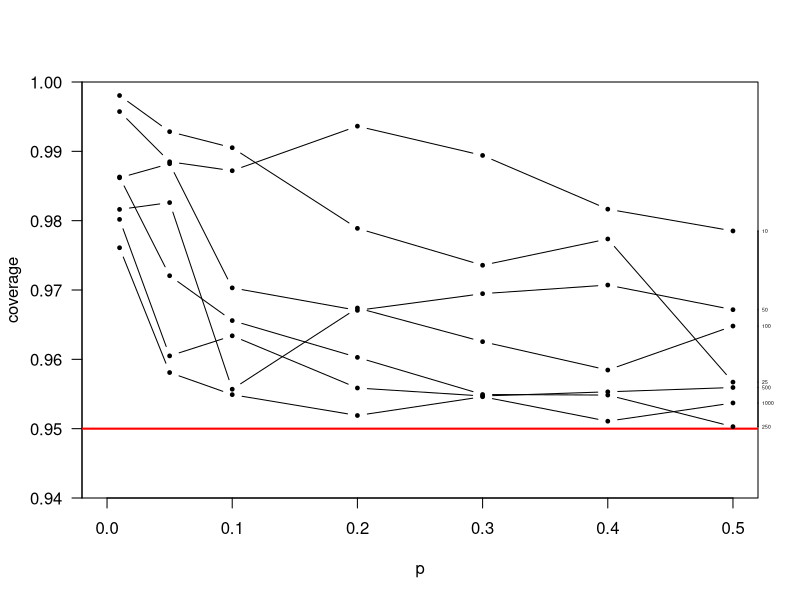
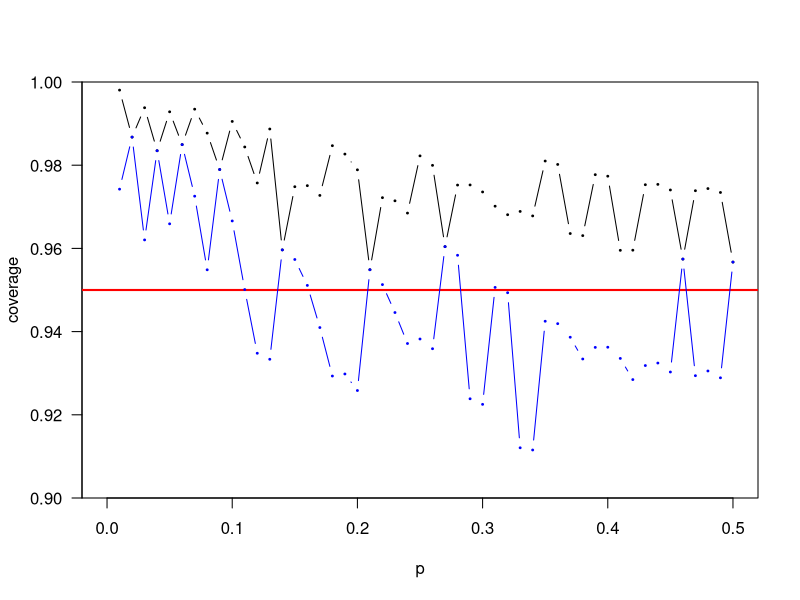
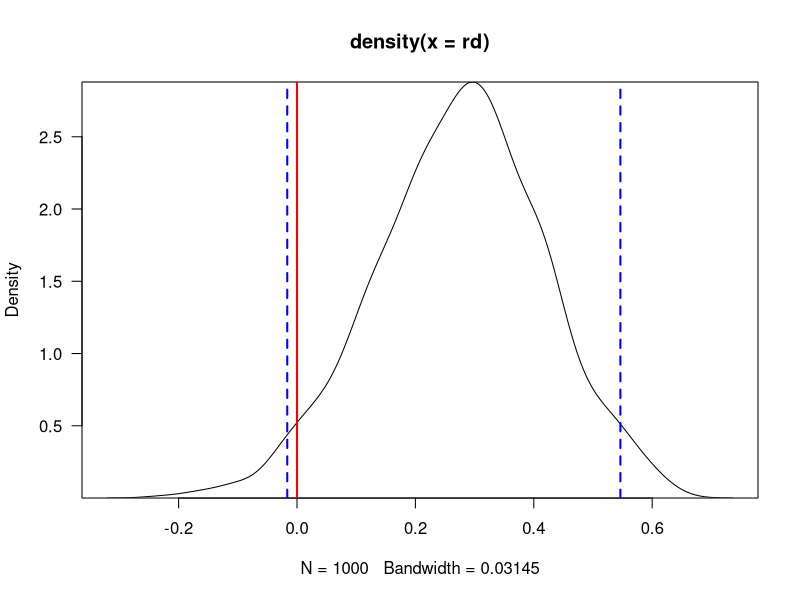

Write R code to recreate these figures, in order.
## ---- chunk 1
# The easy way:
binom.test(24, 29)

# The drawn-out way:
# Lower endpoint of rejection region:
qbinom(0.025, 29, 0.5) 
pbinom(9, 29, 0.5) # (9 is too big)
pbinom(8, 29, 0.5) # (8 is the lower critical value)
# 29-8 = 21 is the upper critical value

# Actual significance level = Pr(X <= 8 or X >= 21 | p = 1/2)
pbinom(8, 29, 0.5) + 1 - pbinom(20, 29, 0.5) 

# P-value for the data X = 24: 2*Pr(X >= 24 | p = 1/2)
2*(1 - pbinom(23, 29, 0.5)) 
## ---- chunk 2
# The easy way:
binom.test(17, 25)

# The drawn-out way:
# Lower endpoint of rejection region:
qbinom(0.025, 25, 0.5) 
pbinom(8, 25, 0.5) # (8 is too big)
pbinom(7, 25, 0.5) # (7 is the lower critical value)
# 25-7 = 18 is the upper critical value

# Actual significance level = Pr(X <= 7 or X >= 18 | p = 1/2)
pbinom(7, 25, 0.5) + 1 - pbinom(17, 25, 0.5) 

# P-value for the data X = 17: 2*Pr(X >= 17 | p = 1/2)
2*(1 - pbinom(16, 25, 0.5)) 
## ---- chunk 3
# The easy way:
binom.test(24,29)$conf.int

# The drawn-out way:
p <- seq(0, 1, by=0.001) 

# upper value:
min(p[pbinom(24, 29, p) <= 0.025])

# lower value:
max(p[1-pbinom(23, 29, p) <= 0.025]) 
## ---- chunk 4
# The easy way:
binom.test(17,25)$conf.int 

# The drawn-out way:
p <- seq(0, 1, by=0.001) 

# upper value:
min(p[pbinom(17, 25, p) <= 0.025]) 

# lower value:
max(p[1-pbinom(16, 25, p) <= 0.025])
## ---- chunk 5
# The easy way:
binom.test(0,15)$conf.int

# The direct way:
# lower limit = 0
# upper limit:
1-(0.025)^(1/15)
## ---- chunk 6
# parameters

p <- c(0.01,0.05,seq(0.1,0.5,by=0.1))
n <- c(10,25,50,100,250,500,1000)

cvr <- matrix(NA,nrow=length(n),ncol=length(p))

# calculate coverage

for(i in 1:length(p)){
  for(j in 1:length(n)){
    prbs <- dbinom(0:n[j],n[j],p[i])
    z <- rep(NA,n[j]+1)
    for(k in 0:n[j]){
      tmp <- binom.test(k,n[j])$conf[1:2]
      z[k+1] <- ifelse(tmp[1]<p[i]&p[i]<tmp[2],1,0)
    }
    cvr[j,i] <- sum(z*prbs)
  }
}

# output

cvr <- data.frame(cvr)
names(cvr) <- as.character(p)
row.names(cvr) <- as.character(n)
print(round(100*cvr,1))

par(las=1,yaxs="i")
plot(range(p),range(cvr),type="n",xlab="p",ylab="coverage",xlim=c(0,0.5),ylim=c(0.94,1))
abline(h=0.95,lwd=2,col="red")
for(j in 1:length(n)) lines(p,cvr[j,],type="b",cex=0.5,pch=19)
axis(4,cvr[,length(p)],as.character(n),mgp=c(3,0.2,0),tcl=0,cex.axis=0.3)

# coverage - small n

n <- 25
x <- 7
binom.test(x,n)$conf

p <- seq(0.01,0.5,by=0.01)
cvr95 <- rep(NA,length(p))
cvr90 <- rep(NA,length(p))

for(i in 1:length(p)){
  prbs <- dbinom(0:n,n,p[i])
  z <- rep(NA,n+1)
  for(k in 0:n){
    tmp <- binom.test(k,n)$conf[1:2]
    z[k+1] <- ifelse(tmp[1]<p[i]&p[i]<tmp[2],1,0)
  }
  cvr95[i] <- sum(z*prbs)
  z <- rep(NA,n+1)
  for(k in 0:n){
    tmp <- binom.test(k,n,conf.level=0.90)$conf[1:2]
    z[k+1] <- ifelse(tmp[1]<p[i]&p[i]<tmp[2],1,0)
  }
  cvr90[i] <- sum(z*prbs)
}

par(las=1,yaxs="i")
plot(range(p),range(cvr95),type="n",xlab="p",ylab="coverage",xlim=c(0,0.5),ylim=c(0.9,1))
abline(h=0.95,lwd=2,col="red")
lines(p,cvr95,type="b",cex=0.25,pch=19)
lines(p,cvr90,type="b",cex=0.25,pch=19,col="blue")

# does it matter?

round(binom.test(x,n)$conf,2)
round(binom.test(x,n,conf.level=0.90)$conf,2)
## ---- chunk 7
set.seed(1)
x <- 11; n1 <- 20; alpha1 <- 1; beta1 <- 1
y <- 5; n2 <- 20; alpha2 <- 1; beta2 <- 1
p1 <- rbeta(1000, x + alpha1, n1 - x + beta1)
p2 <- rbeta(1000, y + alpha2, n2 - y + beta2)
rd <- p1 - p2
quantile(rd, c(.025, .975))
mean(rd)
median(rd)
plot(density(rd))
abline(v=quantile(rd,c(0.025,0.975)),lwd=2,lty=2,col="blue")
abline(v=0,lwd=2,col="red")
